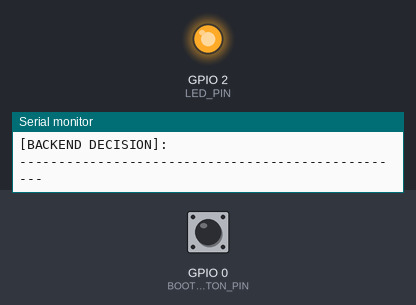
Bench run of a sketch on a simulated ESP32. Shown: output pins drawn as LEDs (lit = HIGH), the last lines printed to the serial monitor. The test bench sets the inputs (shaded band); at power-on: GPIO 0 (BOOT_BUTTON_PIN) HIGH. WiFi joins after 1.5 s; servers stay silent unless stated; uploads are accepted with an empty reply; random numbers use the default seed unless the sketch sets one.

Above: at 3.7 s.
3.8 s: GPIO 0 (BOOT_BUTTON_PIN) pulled LOW for 3.2 s
At 4.19 s:
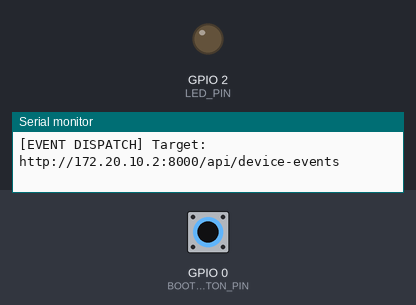
Timing chart, 0 to 14.5 s (numbered marks = the images above; inputs shaded):
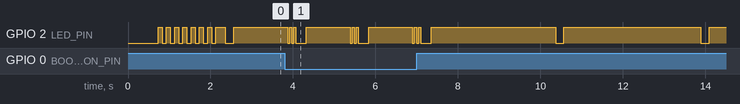

The sketch:

esp32_firmware.ino
```cpp
/*
 * ============================================================================
 * NetPulse IoT - Physical ESP32 Standalone Security & Telemetry Agent
 * ============================================================================
 *
 * Target Board: ESP32 Dev Module / NodeMCU-32S / ESP32-WROOM-32
 * Power Source: Standalone Phone Charger / Power Bank / PC USB Wire
 * Communication: Wi-Fi HTTP Client (REST JSON)
 *
 * ⚠️ IMPORTANT FOR IPHONE / 5GHz HOTSPOTS:
 * ESP32 hardware only supports 2.4 GHz Wi-Fi. If using an iPhone Personal Hotspot,
 * you MUST go to iPhone Settings -> Personal Hotspot -> Enable "Maximize Compatibility".
 * ============================================================================
 */

#include <WiFi.h>
#include <HTTPClient.h>
#include <WiFiClientSecure.h>

// ============================================================================
// 1. BACKEND TARGET CONFIGURATION
// ============================================================================

// Set to 0 for LOCAL Laptop / Hotspot LAN; Set to 1 for ONLINE Cloud / ngrok URL
#define USE_ONLINE_BACKEND 0

// [MODE 0] Local Laptop IP (When ESP32 and Laptop share same Wi-Fi / Hotspot)
const char* BACKEND_LOCAL_URL  = "http://172.20.10.2:8000";

// [MODE 1] Online / Cloud URL (When backend is deployed on Render/Railway/ngrok/VPS)
const char* BACKEND_ONLINE_URL = "https://your-online-backend.com";

// Active Backend URL resolver
#if USE_ONLINE_BACKEND
  const char* BACKEND_BASE_URL = BACKEND_ONLINE_URL;
  const bool  IS_HTTPS_TARGET  = true;
#else
  const char* BACKEND_BASE_URL = BACKEND_LOCAL_URL;
  const bool  IS_HTTPS_TARGET  = false;
#endif

// ============================================================================
// 2. WI-FI NETWORKS (MULTI-SSID AUTO FALLBACK)
// ============================================================================

// Primary Network (e.g. Mobile Hotspot - Enable "Maximize Compatibility" on iPhone!)
const char* WIFI_SSID_1 = "FahadiPhone";
const char* WIFI_PASS_1 = "01230123";

// Secondary Network (e.g. Home or Office Wi-Fi - Leave blank if not used)
const char* WIFI_SSID_2 = "Your_Home_WiFi";
const char* WIFI_PASS_2 = "Your_Home_Password";

// ============================================================================
// 3. DEVICE SETTINGS & PINS
// ============================================================================

const char* DEVICE_ID   = "esp32-001";
const char* DEVICE_NAME = "ESP32 Physical Security Node";
const char* DEVICE_TYPE = "ESP32";

// Telemetry interval (in milliseconds) - Default: 3.5 seconds
const unsigned long TELEMETRY_INTERVAL_MS = 3500;

// Physical DHT sensor configuration (Set 1 if DHT11/22 connected on GPIO 4; 0 for internal telemetry)
#define ENABLE_PHYSICAL_DHT 0
#define DHT_PIN 4
#define DHT_TYPE 11 // 11 for DHT11, 22 for DHT22

#if ENABLE_PHYSICAL_DHT
  #include <DHT.h>
  DHT dht(DHT_PIN, DHT_TYPE);
#endif

// On-board Diagnostic LED Pin (GPIO 2 on most ESP32 boards)
const int LED_PIN = 2;
// Physical Built-in BOOT Button Pin (GPIO 0 - active LOW)
const int BOOT_BUTTON_PIN = 0;

// Watchdogs and state
unsigned long lastSendTime = 0;
unsigned long lastReconnectAttempt = 0;
unsigned long lastButtonPress = 0;
int activeNetworkIndex = 0;

// ============================================================================
// 4. DIAGNOSTIC LED PATTERNS
// ============================================================================

void blinkLed(int times, int onMs, int offMs) {
  for (int i = 0; i < times; i++) {
    digitalWrite(LED_PIN, HIGH);
    delay(onMs);
    digitalWrite(LED_PIN, LOW);
    delay(offMs);
  }
}

// ============================================================================
// 5. ROBUST WI-FI CONNECTION MANAGER
// ============================================================================

bool attemptWiFiConnect(const char* ssid, const char* pass, int timeoutSec = 10) {
  if (strlen(ssid) == 0 || strcmp(ssid, "Your_Home_WiFi") == 0) return false;

  Serial.printf("\n[WIFI] Attempting connection to SSID: '%s' (2.4GHz)...\n", ssid);
  WiFi.disconnect(true);
  delay(100);
  WiFi.mode(WIFI_STA);
  WiFi.setSleep(false); // CRITICAL: Prevent low-power sleep on chargers/powerbanks
  WiFi.setAutoReconnect(true);

  WiFi.begin(ssid, pass);

  int waited = 0;
  while (WiFi.status() != WL_CONNECTED && waited < (timeoutSec * 10)) {
    delay(100);
    digitalWrite(LED_PIN, !digitalRead(LED_PIN)); // Fast blink while searching
    Serial.print(".");
    waited++;
  }

  if (WiFi.status() == WL_CONNECTED) {
    digitalWrite(LED_PIN, HIGH); // Solid ON when connected
    Serial.println("\n[WIFI] >>> SUCCESS: Connected to Wi-Fi! <<<");
    Serial.print("[WIFI] Connected SSID: "); Serial.println(WiFi.SSID());
    Serial.print("[WIFI] ESP32 IP:       "); Serial.println(WiFi.localIP());
    Serial.print("[WIFI] Gateway / Host: "); Serial.println(WiFi.gatewayIP());
    Serial.print("[WIFI] Signal (RSSI):  "); Serial.print(WiFi.RSSI()); Serial.println(" dBm");
    return true;
  } else {
    Serial.printf("\n[WIFI] Failed to connect to '%s' within %d seconds.\n", ssid, timeoutSec);
    digitalWrite(LED_PIN, LOW);
    return false;
  }
}

void connectToAvailableWiFi() {
  // Try Network 1
  if (attemptWiFiConnect(WIFI_SSID_1, WIFI_PASS_1, 10)) {
    activeNetworkIndex = 1;
    return;
  }

  // Try Network 2 if configured
  if (strlen(WIFI_SSID_2) > 0 && strcmp(WIFI_SSID_2, "Your_Home_WiFi") != 0) {
    if (attemptWiFiConnect(WIFI_SSID_2, WIFI_PASS_2, 8)) {
      activeNetworkIndex = 2;
      return;
    }
  }

  Serial.println("\n[WIFI WARNING] Could not connect to any configured Wi-Fi network.");
  Serial.println("[HOTSPOT TIP] If using iPhone Hotspot, turn ON 'Maximize Compatibility' in Settings -> Personal Hotspot.");
}

// ============================================================================
// 6. BACKEND HEALTH & TELEMETRY TRANSMISSION
// ============================================================================

bool checkBackendHealth() {
  if (WiFi.status() != WL_CONNECTED) return false;

  HTTPClient http;
  String healthUrl = String(BACKEND_BASE_URL) + "/api/health";

  Serial.print("[HTTP] Health Check: ");
  Serial.println(healthUrl);

  if (IS_HTTPS_TARGET) {
    WiFiClientSecure secureClient;
    secureClient.setInsecure();
    http.begin(secureClient, healthUrl);
  } else {
    http.begin(healthUrl);
  }

  http.setTimeout(4000);
  int httpCode = http.GET();

  bool isHealthy = false;
  if (httpCode == HTTP_CODE_OK) {
    Serial.println("[HTTP] Backend is HEALTHY & REACHABLE!");
    digitalWrite(LED_PIN, HIGH);
    isHealthy = true;
  } else {
    Serial.printf("[HTTP] Health check returned code: %d\n", httpCode);
  }
  http.end();
  return isHealthy;
}

void sendDeviceEvent(float temp, float humidity) {
  if (WiFi.status() != WL_CONNECTED) {
    Serial.println("[WIFI] Link lost. Triggering Wi-Fi reconnection...");
    connectToAvailableWiFi();
    return;
  }

  HTTPClient http;
  String eventsUrl = String(BACKEND_BASE_URL) + "/api/device-events";

  if (IS_HTTPS_TARGET) {
    WiFiClientSecure secureClient;
    secureClient.setInsecure();
    http.begin(secureClient, eventsUrl);
  } else {
    http.begin(eventsUrl);
  }

  http.addHeader("Content-Type", "application/json");
  http.setTimeout(4000);

  // Construct JSON Payload
  char payload[512];
  snprintf(payload, sizeof(payload),
    "{\n"
    "  \"device_id\": \"%s\",\n"
    "  \"device_name\": \"%s\",\n"
    "  \"device_type\": \"%s\",\n"
    "  \"status\": \"online\",\n"
    "  \"ip_address\": \"%s\",\n"
    "  \"mac_address\": \"%s\",\n"
    "  \"sensor_data\": {\n"
    "    \"temperature\": %.1f,\n"
    "    \"humidity\": %.1f,\n"
    "    \"rssi\": %d,\n"
    "    \"uptime_sec\": %lu,\n"
    "    \"power_source\": \"Charger/Wi-Fi\"\n"
    "  },\n"
    "  \"domain_contacted\": \"pool.ntp.org\",\n"
    "  \"protocol\": \"TCP\",\n"
    "  \"destination_port\": 80\n"
    "}",
    DEVICE_ID,
    DEVICE_NAME,
    DEVICE_TYPE,
    WiFi.localIP().toString().c_str(),
    WiFi.macAddress().c_str(),
    temp,
    humidity,
    WiFi.RSSI(),
    millis() / 1000
  );

  Serial.println("\n--------------------------------------------------");
  Serial.printf("[EVENT DISPATCH] Target: %s\n", eventsUrl.c_str());

  // Visual feedback: Brief LED dip during dispatch
  digitalWrite(LED_PIN, LOW);
  int httpResponseCode = http.POST(payload);
  digitalWrite(LED_PIN, HIGH);

  if (httpResponseCode > 0) {
    Serial.printf("[HTTP SUCCESS] Code: %d\n", httpResponseCode);
    String response = http.getString();
    Serial.println("[BACKEND DECISION]: " + response);

    // Hardware Alert: If backend flags suspicious threat or block policy, strobe alarm LED
    if (response.indexOf("\"status\":\"blocked\"") >= 0 ||
        response.indexOf("\"classification\":\"Suspicious\"") >= 0 ||
        response.indexOf("\"risk_level\":\"Critical\"") >= 0 ||
        response.indexOf("\"risk_level\":\"High\"") >= 0) {
      Serial.println("[SECURITY ALARM] Threat / Containment Flagged! Strobing on-board LED...");
      blinkLed(6, 40, 40);
      digitalWrite(LED_PIN, HIGH);
    }
  } else {
    Serial.printf("[HTTP ERROR] Failed. Code: %d\n", httpResponseCode);
    Serial.printf("[TROUBLESHOOT] Verify laptop IP '%s' is reachable on hotspot/Wi-Fi.\n", BACKEND_BASE_URL);
    blinkLed(2, 80, 80);
    digitalWrite(LED_PIN, HIGH);
  }

  http.end();
  Serial.println("--------------------------------------------------");
}

// ============================================================================
// 7. SETUP & MAIN EXECUTION LOOP
// ============================================================================

void setup() {
  pinMode(LED_PIN, OUTPUT);
  digitalWrite(LED_PIN, LOW);

  // Setup built-in BOOT button (GPIO 0)
  pinMode(BOOT_BUTTON_PIN, INPUT_PULLUP);

  Serial.begin(115200);
  delay(500);

  Serial.println();
  Serial.println("==================================================");
  Serial.println("   NetPulse IoT - Standalone ESP32 Agent v3.2     ");
  Serial.println("==================================================");
  Serial.printf("Device ID:    %s\n", DEVICE_ID);
  Serial.printf("Target Host:  %s\n", BACKEND_BASE_URL);
  Serial.printf("Backend Mode: %s\n", USE_ONLINE_BACKEND ? "ONLINE (Cloud/ngrok)" : "LOCAL (LAN/Hotspot)");

#if ENABLE_PHYSICAL_DHT
  Serial.println("[SENSOR] Initializing physical DHT sensor...");
  dht.begin();
#else
  Serial.println("[SENSOR] Standalone Telemetry Fallback active.");
#endif

  // Initial Wi-Fi Connection
  connectToAvailableWiFi();

  // Test backend availability once at startup
  checkBackendHealth();

  // Instant online registration upon connection
  if (WiFi.status() == WL_CONNECTED) {
    Serial.println("[BOOT] Initial telemetry dispatch -> Registering online state immediately...");
    sendDeviceEvent(27.5, 52.0);
    lastSendTime = millis();
  }
}

void loop() {
  unsigned long currentMillis = millis();

  // 1. Wi-Fi Watchdog: Reconnect if disconnected
  if (WiFi.status() != WL_CONNECTED) {
    digitalWrite(LED_PIN, LOW);
    if (currentMillis - lastReconnectAttempt >= 6000) {
      lastReconnectAttempt = currentMillis;
      Serial.println("[WIFI WATCHDOG] Wi-Fi link lost. Attempting reconnection...");
      connectToAvailableWiFi();
    }
    delay(50);
    return;
  }

  // 2. Physical BOOT Button Trigger (GPIO 0) -> Immediate On-Demand Dispatch
  if (digitalRead(BOOT_BUTTON_PIN) == LOW) {
    if (currentMillis - lastButtonPress > 1500) { // 1.5s debounce
      lastButtonPress = currentMillis;
      Serial.println("\n[HARDWARE TRIGGER] BOOT Button Pressed -> Dispatching on-demand telemetry burst...");
      blinkLed(3, 50, 50);
      float temp = 28.5 + (random(-10, 15) / 10.0);
      float hum = 55.0 + (random(-15, 15) / 10.0);
      sendDeviceEvent(temp, hum);
      lastSendTime = currentMillis;
    }
  }

  // 3. Periodic Telemetry Transmission
  if (currentMillis - lastSendTime >= TELEMETRY_INTERVAL_MS) {
    lastSendTime = currentMillis;

    float temperature = 0.0;
    float humidity = 0.0;

#if ENABLE_PHYSICAL_DHT
    temperature = dht.readTemperature();
    humidity = dht.readHumidity();

    if (isnan(temperature) || isnan(humidity)) {
      temperature = 26.5 + (random(-10, 10) / 10.0);
      humidity = 50.0 + (random(-15, 15) / 10.0);
    }
#else
    temperature = 27.5 + (random(-12, 15) / 10.0);
    humidity = 52.0 + (random(-20, 20) / 10.0);
#endif

    sendDeviceEvent(temperature, humidity);
  }

  delay(50);
}
```
